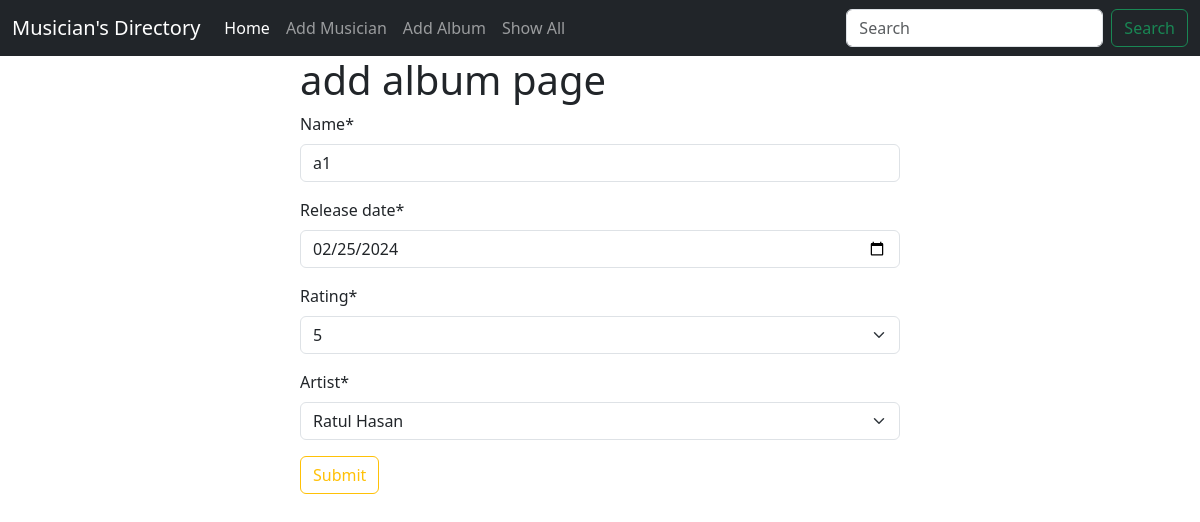
The page /album/edit/1 on the database its author committed.
### album/models.py (models this page shows, shortened)
class Album(models.Model):
    name = models.CharField(max_length=255)
    release_date = models.DateField()
    rating = models.CharField(max_length=1, choices=list_rating)
    artist = models.ForeignKey(Musician, on_delete=models.CASCADE)

### album/views.py (the view)
# urls.py: path('edit/<int:id>', views.edit_album, name = 'edit_album'),
def edit_album(request, id):
    album = models.Album.objects.get(pk = id)
    album_form = forms.AlbumForm(instance=album)
    if request.method == 'POST':
        album_form = forms.AlbumForm(request.POST, instance=album)
        if album_form.is_valid():
            album_form.save()
            return redirect('homepage')
    return render(request, 'add_album.html', {'form' : album_form})

### album/forms.py
class AlbumForm(forms.ModelForm):
    class Meta:
        model = Album
        fields = "__all__"
        widgets = {
            'release_date': DateInput(attrs={'type': 'date'})
        }

### musician/models.py (called while the page is built)
    def __str__(self):
        return f'{self.first_name} {self.last_name}'

### album/templates/add_album.html
{% extends 'base.html' %} {% load crispy_forms_tags %} {% block content %}
<form style="width: 50%; margin: auto" method="post">
  <h1>add album page</h1>
  {% csrf_token %} {{form | crispy}}
  <button class="btn btn-outline-warning">Submit</button>
</form>
{% endblock %}

### rows shown on the page
Album: name "a1", release_date "02/25/2024", rating "5", artist "Ratul Hasan"
